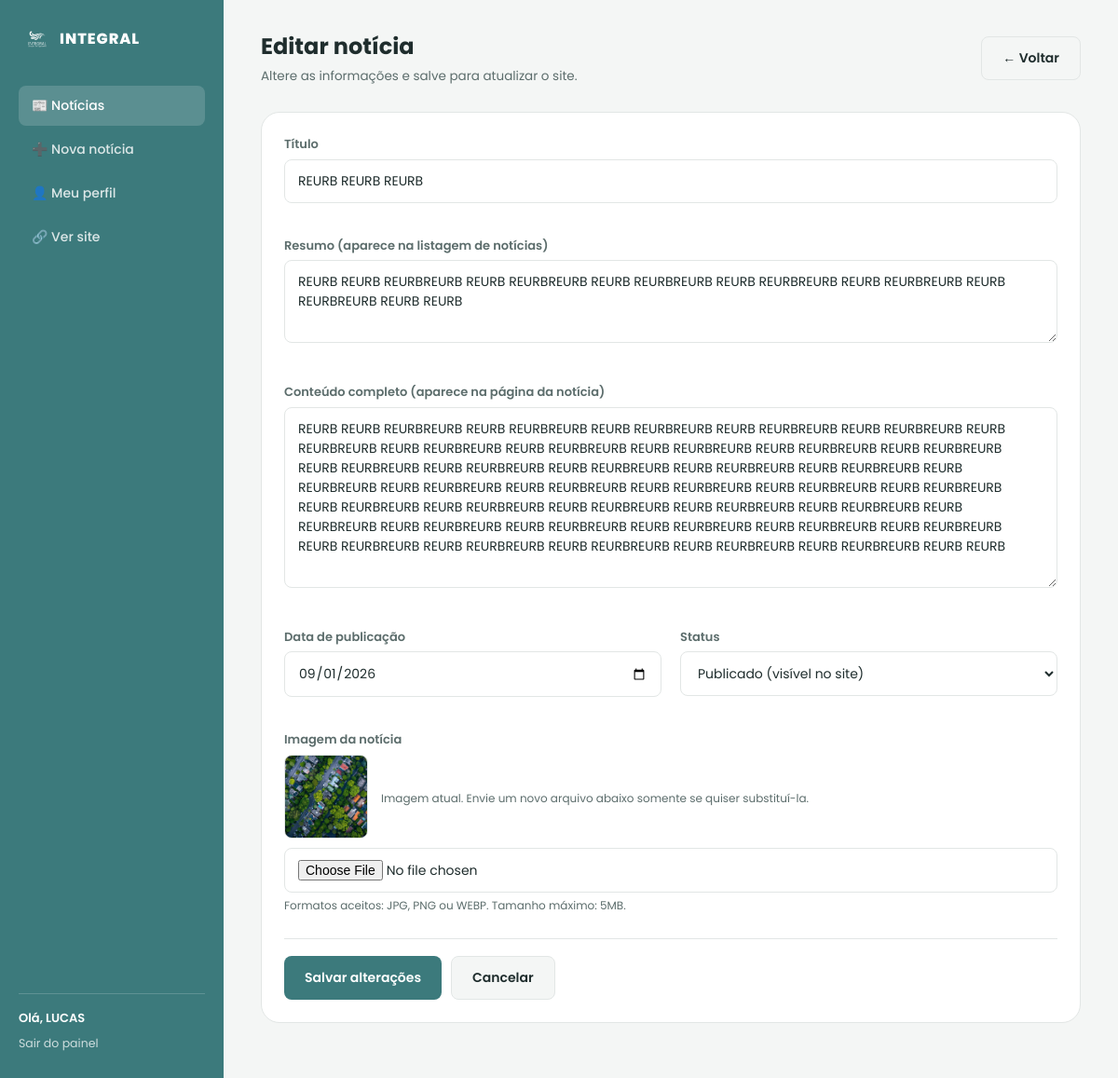
The page /admin/noticia-form.php?id=3 (signed in) on the database its author committed.
### tables this page shows
CREATE TABLE noticias (
            id INTEGER PRIMARY KEY AUTOINCREMENT,
            titulo TEXT NOT NULL,
            slug TEXT NOT NULL UNIQUE,
            resumo TEXT NOT NULL,
            conteudo TEXT NOT NULL,
            imagem TEXT,
            status TEXT NOT NULL DEFAULT 'publicado', -- 'publicado' | 'rascunho'
            data_publicacao TEXT NOT NULL,
            created_at TEXT NOT NULL DEFAULT CURRENT_TIMESTAMP,
            updated_at TEXT NOT NULL DEFAULT CURRENT_TIMESTAMP
        );

### includes/noticias.php (called while the page is built, shortened)
<?php
function buscarNoticiaPorId(int $id): ?array
{
    $pdo = db();
    $stmt = $pdo->prepare('SELECT * FROM noticias WHERE id = ?');
    $stmt->execute([$id]);
    $row = $stmt->fetch();
    return $row ?: null;
}
function e(?string $valor): string
{
    return htmlspecialchars($valor ?? '', ENT_QUOTES, 'UTF-8');
}

### admin/includes/auth.php (called while the page is built, shortened)
<?php
function authAssinar(string $dados): string
{
    return hash_hmac('sha256', $dados, AUTH_SECRET);
}
function authDoCookie(): ?array
{
    $partes = explode('.', $_COOKIE[AUTH_COOKIE_NAME], 2);
    [$dadosB64, $assinatura] = $partes;
    $dados = base64_decode($dadosB64, true);
    $campos = explode('|', $dados);
    [$adminId, $username, $exp] = $campos;
    return ['id' => (int) $adminId, 'username' => $username];
}
function adminLogado(): ?array
{
    $dadosCookie = authDoCookie();
    $pdo = db();
    $stmt = $pdo->prepare('SELECT id, username FROM admins WHERE id = ?');
    $stmt->execute([$dadosCookie['id']]);
    $admin = $stmt->fetch();
    return $admin ?: null;
}
function exigirLogin(): array
{
    $admin = adminLogado();
    return $admin;
}

### admin/noticia-form.php (the view, shortened to what this page needs)
<?php
require_once __DIR__ . '/../includes/noticias.php';
require_once __DIR__ . '/includes/auth.php';
$admin = exigirLogin();
$id = isset($_GET['id']) ? (int) $_GET['id'] : (isset($_POST['id']) ? (int) $_POST['id'] : null);
$noticiaExistente = $id ? buscarNoticiaPorId($id) : null;
$ehEdicao = $noticiaExistente !== null;
$valores = [
    'titulo' => $noticiaExistente['titulo'] ?? '',
    'resumo' => $noticiaExistente['resumo'] ?? '',
    'conteudo' => $noticiaExistente['conteudo'] ?? '',
    'status' => $noticiaExistente['status'] ?? 'publicado',
    'data_publicacao' => $noticiaExistente['data_publicacao'] ?? date('Y-m-d'),
];
$activePage = $ehEdicao ? 'noticias' : 'nova';
require __DIR__ . '/includes/layout_header.php';
?>
<div class="topbar">
  <div>
    <h1><?= $ehEdicao ? 'Editar notícia' : 'Nova notícia' ?></h1>
    <p><?= $ehEdicao ? 'Altere as informações e salve para atualizar o site.' : 'Preencha os campos abaixo para publicar uma nova notícia.' ?></p>
  </div>
  <a href="index.php" class="btn btn-secondary">← Voltar</a>
</div>
<div class="panel">
  <div class="panel-body">
    <form method="post" enctype="multipart/form-data" novalidate>
      <div class="form-grid">
        <div class="field full">
          <label for="titulo">Título</label>
          <input type="text" id="titulo" name="titulo" required value="<?= e($valores['titulo']) ?>" placeholder="Ex.: REURB iniciada em Benedito Novo - SC">
        </div>
        <div class="field full">
          <label for="resumo">Resumo (aparece na listagem de notícias)</label>
          <textarea id="resumo" name="resumo" rows="3" required placeholder="Um resumo curto de 1 a 2 frases."><?= e($valores['resumo']) ?></textarea>
        </div>
        <div class="field full">
          <label for="conteudo">Conteúdo completo (aparece na página da notícia)</label>
          <textarea id="conteudo" name="conteudo" rows="8" required placeholder="Texto completo da notícia."><?= e($valores['conteudo']) ?></textarea>
        </div>
        <div class="field">
          <label for="data_publicacao">Data de publicação</label>
          <input type="date" id="data_publicacao" name="data_publicacao" required value="<?= e($valores['data_publicacao']) ?>">
        </div>
        <div class="field">
          <label for="status">Status</label>
          <select id="status" name="status">
            <option value="publicado" <?= $valores['status'] === 'publicado' ? 'selected' : '' ?>>Publicado (visível no site)</option>
          </select>
        </div>
        <div class="field full">
          <label for="imagem">Imagem da notícia</label>
          <?php if ($ehEdicao && !empty($noticiaExistente['imagem'])): ?>
            <div class="current-image">
              <img src="../<?= e($noticiaExistente['imagem']) ?>" alt="">
              <span class="help-text">Imagem atual. Envie um novo arquivo abaixo somente se quiser substituí-la.</span>
            </div>
          <?php endif; ?>
          <input type="file" id="imagem" name="imagem" accept=".jpg,.jpeg,.png,.webp">
          <p class="help-text">Formatos aceitos: JPG, PNG ou WEBP. Tamanho máximo: 5MB.</p>
        </div>
      </div>
      <div class="form-actions">
        <button type="submit" class="btn btn-primary"><?= $ehEdicao ? 'Salvar alterações' : 'Publicar notícia' ?></button>
        <a href="index.php" class="btn btn-secondary">Cancelar</a>
      </div>
    </form>
  </div>
</div>
<?php require __DIR__ . '/includes/layout_footer.php'; ?>

### admin/includes/layout_header.php (shortened to what this page needs)
<!DOCTYPE html>
<html lang="pt-BR">
<head>
<link rel="stylesheet" href="assets/admin.css">
</head>
<body>
<div class="admin-shell">
  <aside class="sidebar">
    <div class="brand">
      <img src="../images/logo-integral-white.png" alt="Integral">
      <span>INTEGRAL</span>
    </div>
    <nav>
      <a href="index.php" class="<?= $activePage === 'noticias' ? 'active' : '' ?>">📰 Notícias</a>
      <a href="noticia-form.php" class="<?= $activePage === 'nova' ? 'active' : '' ?>">➕ Nova notícia</a>
      <a href="perfil.php" class="<?= $activePage === 'perfil' ? 'active' : '' ?>">👤 Meu perfil</a>
      <a href="../noticias.php" target="_blank">🔗 Ver site</a>
    </nav>
    <div class="user-box">
      <div class="name">Olá, <?= e($admin['username']) ?></div>
      <a href="logout.php">Sair do painel</a>
    </div>
  </aside>
  <main class="main">

### admin/assets/admin.css (style rules this page uses)
:root { --color-bg: #3c7a7c; --color-bg-alt: #2f6567; --color-panel: #ffffff; --color-panel-soft: #f4f6f5; --color-border: #e2e6e5; --color-text: #1f2d2d; --color-text-soft: #5c6d6c; --color-white: #ffffff; --color-beige: #d9d9d9; --color-green: #4caf50; --color-red: #d64545; --color-star: #f5a623; --radius-lg: 20px; --radius-md: 14px; --radius-sm: 8px; }
* { margin: 0; padding: 0; box-sizing: border-box; }
body { font-family: 'Poppins', sans-serif; background: var(--color-panel-soft); color: var(--color-text); line-height: 1.5; min-height: 100vh; }
a { color: inherit; text-decoration: none; }
img { max-width: 100%; display: block; }
button { font-family: inherit; cursor: pointer; }
.field { margin-bottom: 18px; }
.field label { display: block; font-size: 13px; font-weight: 600; margin-bottom: 6px; color: var(--color-text-soft); }
.field input, .field textarea, .field select { width: 100%; padding: 12px 14px; border: 1.5px solid var(--color-border); border-radius: var(--radius-sm); font-size: 14px; font-family: inherit; color: var(--color-text); background: var(--color-white); transition: border-color .2s ease; }
.btn { display: inline-flex; align-items: center; justify-content: center; gap: 8px; padding: 12px 22px; border-radius: var(--radius-sm); font-weight: 600; font-size: 14px; border: none; cursor: pointer; transition: transform .15s ease, box-shadow .15s ease, background .15s ease; }
.btn-primary { background: var(--color-bg); color: var(--color-white); }
.btn-secondary { background: var(--color-panel-soft); color: var(--color-text); border: 1.5px solid var(--color-border); }
.admin-shell { display: flex; min-height: 100vh; }
.sidebar { width: 240px; flex-shrink: 0; background: var(--color-bg); color: var(--color-white); padding: 28px 20px; display: flex; flex-direction: column; }
.sidebar .brand { display: flex; align-items: center; gap: 10px; margin-bottom: 36px; padding: 0 6px; }
.sidebar .brand img { height: 28px; width: auto; }
.sidebar .brand span { font-weight: 800; letter-spacing: 1px; font-size: 16px; }
.sidebar nav { display: flex; flex-direction: column; gap: 4px; flex: 1; }
.sidebar nav a { padding: 11px 14px; border-radius: var(--radius-sm); font-size: 14px; font-weight: 500; color: rgba(255,255,255,0.82); display: flex; align-items: center; gap: 10px; transition: background .15s ease, color .15s ease; }
.sidebar nav a.active { background: rgba(255,255,255,0.16); color: #fff; }
.sidebar .user-box { border-top: 1px solid rgba(255,255,255,0.18); padding-top: 16px; margin-top: 16px; font-size: 13px; }
.sidebar .user-box .name { font-weight: 600; margin-bottom: 8px; }
.sidebar .user-box a { color: rgba(255,255,255,0.75); font-size: 12.5px; }
.main { flex: 1; min-width: 0; padding: 32px 40px 60px; }
.topbar { display: flex; align-items: center; justify-content: space-between; margin-bottom: 28px; flex-wrap: wrap; gap: 14px; }
.topbar h1 { font-size: 24px; font-weight: 700; }
.topbar p { font-size: 13.5px; color: var(--color-text-soft); margin-top: 4px; }
.panel { background: var(--color-white); border-radius: var(--radius-lg); border: 1px solid var(--color-border); overflow: hidden; }
.panel-body { padding: 24px; }
.form-grid { display: grid; grid-template-columns: 1fr 1fr; gap: 18px 20px; }
.form-grid .full { grid-column: 1 / -1; }
.current-image { display: flex; align-items: center; gap: 14px; margin-bottom: 10px; }
.current-image img { width: 90px; height: 90px; object-fit: cover; border-radius: var(--radius-sm); border: 1px solid var(--color-border); }
.form-actions { display: flex; gap: 10px; margin-top: 8px; padding-top: 18px; border-top: 1px solid var(--color-border); }
.help-text { font-size: 12px; color: var(--color-text-soft); margin-top: 5px; }

### rows shown on the page
noticias: titulo "REURB REURB REURB", resumo "REURB REURB REURBREURB REURB REURBREURB REURB REURBREURB REURB REURBREURB REURB REURBREURB REURB REURBREURB REURB REURB", conteudo "REURB REURB REURBREURB REURB REURBREURB REURB REURBREURB REURB REURBREURB REURB REURBREURB REURB REURBREURB REURB REURBREURB REURB REURBREURB REURB REURBREURB REURB REURBREURB REURB REURBREURB REURB REURBREURB REURB REURBREURB REURB REURBREURB REURB REURBREURB REURB REURBREURB REURB REURBREURB REURB REURBREURB REURB REURBREURB REURB REURBREURB REURB REURBREURB REURB REURBREURB REURB REURBREURB REURB REURBREURB REURB REURBREURB REURB REURBREURB REURB REURBREURB REURB REURBREURB REURB REURBREURB REURB REURBREURB REURB REURBREURB REURB REURBREURB REURB REURBREURB REURB REURBREURB REURB REURBREURB REURB REURBREURB REURB REURBREURB REURB REURBREURB REURB REURB", data_publicacao "09/01/2026", status "Publicado (visível no site)", imagem (picture)

### other values the page prints
$admin['username'] "LUCAS"
